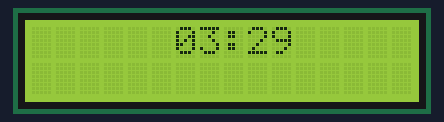
Simulated run of this sketch. Board: Arduino Uno, built with avr-gcc and run on an emulated ATmega328P. Shown: 16×2 character LCD.

Above: at 1.1 s.
At 5.2 s:
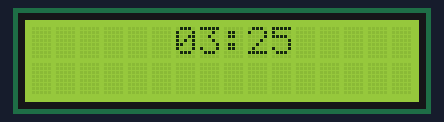
At 10.2 s:
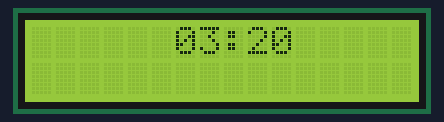
At 19.3 s:
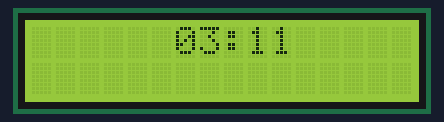
At 28.4 s:
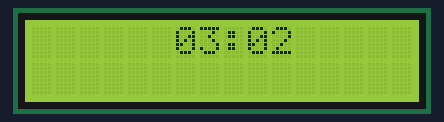
At 38.6 s:
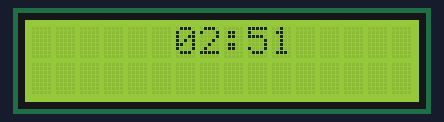

The sketch:

timer.ino
```cpp
#include <LiquidCrystal_I2C.h>

LiquidCrystal_I2C lcd(0x27,16,2);

int minutes = 0;
int seconds = 0;

void setTime(int startMinutes, int startSeconds) {
  minutes = startMinutes;
  seconds = startSeconds;
}

void setup() {
  Serial.begin(9600);

  lcd.init();
  lcd.clear();
  lcd.backlight();
  setTime(3, 30);
}

void loop() {
  delay(1000);
  lcd.clear();
  if (minutes >= 0 && seconds >= 0) {
    seconds -= 1;
    if (seconds <= 0) {
      minutes -= 1;
      seconds = 59;
    }
    if (minutes >= 10) {
      lcd.setCursor(6,0);
      lcd.print(minutes);
    } else {
      lcd.setCursor(6,0);
      lcd.print("0");
      lcd.setCursor(7,0);
      lcd.print(minutes);
    }

    lcd.setCursor(8,0);
    lcd.print(":");

    if (seconds >= 10) {
      lcd.setCursor(9,0);
      lcd.print(seconds);
    } else {
      lcd.setCursor(9,0);
      lcd.print("0");
      lcd.setCursor(10,0);
      lcd.print(seconds);
    }
  } else {
    delay(1000);
    lcd.clear();
    lcd.setCursor(0,0);
    lcd.print("Time's up!");
  }

}
```

Measured:
- what the display in image 1 shows lasts 1.0 s, from 5.1 s to 6.1 s
